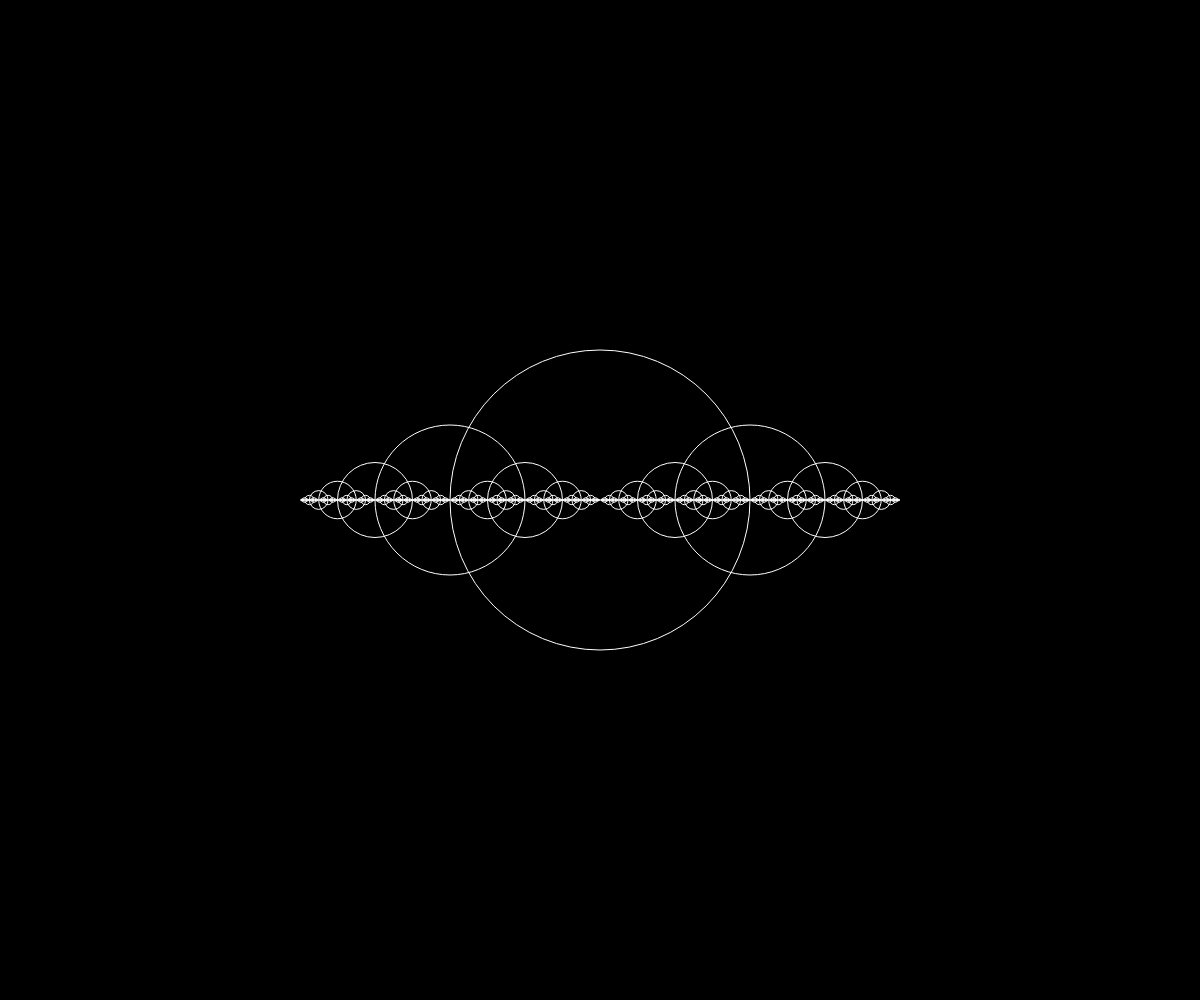
Frame 1 (no input)
Frame 60 (no input): identical to frame 1, image omitted
Frame 120 (the mouse pressed at the canvas centre since frame 60): identical to frame 1, image omitted

The p5.js sketch that drew this single still picture (run headless with seeded random() and noise() and a simulated clock; from frame 60 on, the mouse is pressed at the canvas centre):

// p5.js sketch
// ── sketch.js
function setup() {
  createCanvas(windowWidth, windowHeight);
}
function draw() {
  background(0);
  stroke(255);
  noFill();
  drawCircle(width/2,height/2,300)

}
function drawCircle(x,y,d){
    ellipse(x, y,d )
    if(d>2){
        drawCircle(x+d*0.5,y,d*0.5)
        drawCircle(x-d*0.5,y,d*0.5)
        // drawCircle(x,y+d*0.5,d*0.5)
    }
}
